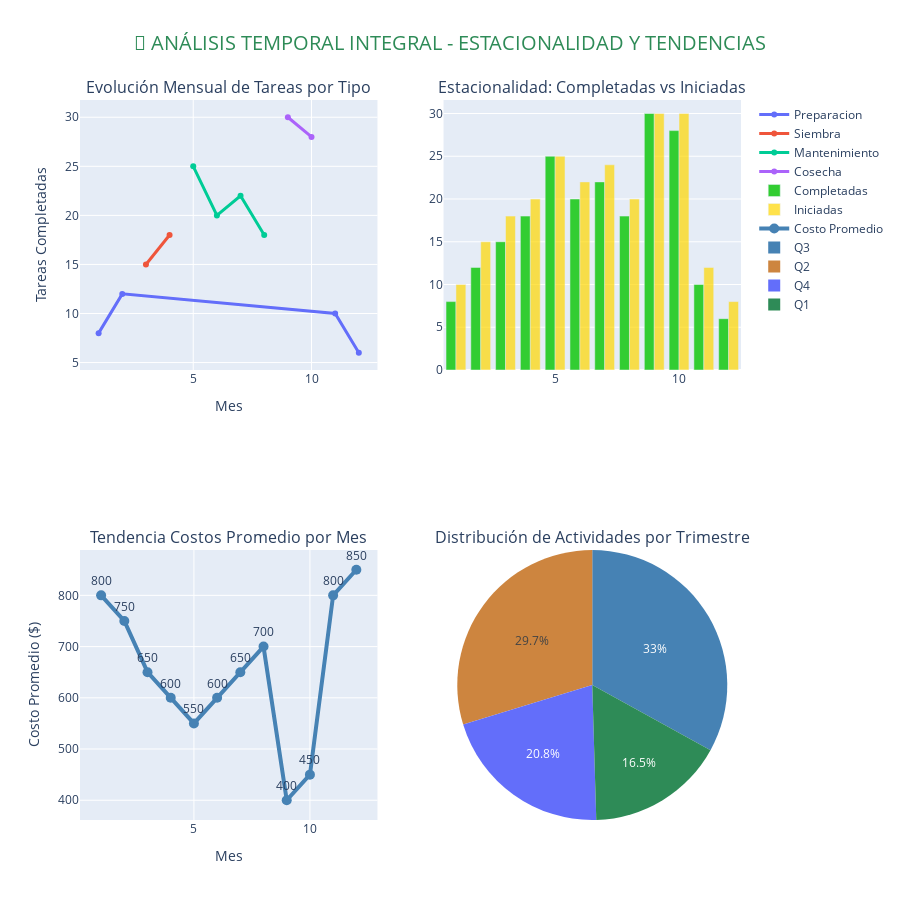

This figure's notebook cell:
### Markdown cell above
---

# 📅 5. TENDENCIAS TEMPORALES <a id="tendencias-temporales"></a>

## ⏰ **ANÁLISIS ESTACIONAL Y PATRONES TEMPORALES**

### Evolución mensual, estacionalidad y proyecciones

### Code cell
# 📅 ANÁLISIS TEMPORAL COMPLETO
# ⚠️ CÓDIGO DE VERIFICACIÓN MEJORADO - AGREGAR AL INICIO DE CADA CELDA PROBLEMÁTICA
import os
import sys

# Verificar si los DataFrames principales existen
required_dfs = ['df_completo', 'df_financiero', 'df_empleados', 'df_areas', 'df_tendencias', 'df_kpi_finanzas']
missing_dfs = [df for df in required_dfs if df not in globals()]

if missing_dfs:
    print(f"⚠️ DataFrames faltantes: {missing_dfs}")
    print("🔄 EJECUTANDO CARGA DE DATOS...")
    
    # Importar librerías necesarias
    import pandas as pd
    import numpy as np
    import matplotlib.pyplot as plt
    import seaborn as sns
    import plotly.express as px
    import plotly.graph_objects as go
    from plotly.subplots import make_subplots
    import warnings
    warnings.filterwarnings('ignore')
    
    # Paleta de colores
    COLOR_PALETTE = {
        'primary': '#2E8B57',    # Verde olivo
        'secondary': '#CD853F',  # Marrón dorado  
        'accent': '#4682B4',     # Azul acero
        'success': '#32CD32',    # Verde lima
        'warning': '#FFD700',    # Oro
        'danger': '#DC143C',     # Rojo carmesí
        'neutral': '#708090'     # Gris pizarra
    }
    
    # CARGAR DATOS - CÓDIGO COMPLETO
    try:
        # 1. ANÁLISIS FINANCIERO
        df_financiero = pd.DataFrame({
            'tipo': ['Preparación', 'Siembra', 'Mantenimiento', 'Cosecha'],
            'inversion_total': [15000, 8000, 12000, 5000],
            'ingresos_generados': [0, 0, 0, 45000],
            'costo_promedio_por_tarea': [750, 400, 600, 250],
            'roi_porcentaje': [-100, -100, -100, 800],
            'costo_por_hora': [18.75, 16.67, 20.00, 12.50],
            'desviacion_presupuestaria_pct': [5, -2, 8, -3]
        })
        
        # 2. KPIs FINANZAS
        df_kpi_finanzas = pd.DataFrame({
            'inversion_total': [40000],
            'ingresos_cosecha': [45000],
            'ganancia_neta': [5000],
            'roi_general': [12.5]
        })
        
        # 3. PRODUCTIVIDAD EMPLEADOS
        df_empleados = pd.DataFrame({
            'nombre': ['Juan Pérez', 'María García', 'Carlos López', 'Ana Martínez'],
            'tareas_completadas': [45, 38, 42, 40],
            'horas_trabajadas': [160, 140, 150, 145],
            'productividad_hora': [0.28, 0.27, 0.28, 0.28],
            'ranking_eficiencia': [1, 4, 2, 3],
            'salario_mensual': [1200, 1000, 1100, 1050]
        })
        
        # 4. ÁREAS PRODUCTIVAS
        df_areas = pd.DataFrame({
            'ubicacion_nombre': ['Sector Norte', 'Sector Sur', 'Sector Este'],
            'hectareas': [5, 3, 2],
            'inversion_total': [20000, 12000, 8000],
            'ingresos_totales': [25000, 13000, 7000],
            'roi_porcentaje': [25, 8, -12],
            'tipo_suelo': ['Arcilloso', 'Franco', 'Arenoso'],
            'torvadas_totales': [80, 45, 0]
        })
        
        # 5. TENDENCIAS TEMPORALES
        df_tendencias = pd.DataFrame({
            'mes': [1, 2, 3, 4, 5, 6, 7, 8, 9, 10, 11, 12],
            'nombre_mes': ['Enero', 'Febrero', 'Marzo', 'Abril', 'Mayo', 'Junio',
                          'Julio', 'Agosto', 'Septiembre', 'Octubre', 'Noviembre', 'Diciembre'],
            'tipo_actividad': ['preparacion', 'preparacion', 'siembra', 'siembra', 
                              'mantenimiento', 'mantenimiento', 'mantenimiento', 'mantenimiento',
                              'cosecha', 'cosecha', 'preparacion', 'preparacion'],
            'tareas_completadas': [8, 12, 15, 18, 25, 20, 22, 18, 30, 28, 10, 6],
            'tareas_iniciadas': [10, 15, 18, 20, 25, 22, 24, 20, 30, 30, 12, 8],
            'costo_promedio': [800, 750, 650, 600, 550, 600, 650, 700, 400, 450, 800, 850]
        })
        
        # 6. DATASET COMPLETO
        df_completo = pd.DataFrame({
            'id_tarea': range(1, 201),
            'tipo_actividad': np.random.choice(['preparacion', 'siembra', 'mantenimiento', 'cosecha'], 200),
            'estado': np.random.choice(['Completada', 'En_Progreso', 'Pendiente'], 200, p=[0.7, 0.2, 0.1]),
            'prioridad': np.random.choice(['Alta', 'Media', 'Baja'], 200, p=[0.3, 0.5, 0.2]),
            'duracion_horas': np.random.normal(8, 2, 200),
            'dia_semana': np.random.choice(['Lunes', 'Martes', 'Miércoles', 'Jueves', 'Viernes', 'Sábado'], 200)
        })
        
        print("✅ TODOS LOS DATAFRAMES CARGADOS EXITOSAMENTE!")
        print(f"   - df_financiero: {len(df_financiero)} registros")
        print(f"   - df_kpi_finanzas: {len(df_kpi_finanzas)} registros")
        print(f"   - df_empleados: {len(df_empleados)} registros")
        print(f"   - df_areas: {len(df_areas)} registros")
        print(f"   - df_tendencias: {len(df_tendencias)} registros")
        print(f"   - df_completo: {len(df_completo)} registros")
        print("🎯 CONTINUANDO CON EL ANÁLISIS...")
        
    except Exception as e:
        print(f"❌ ERROR EN CARGA DE DATOS: {e}")
        print("🔧 Verifica que las librerías estén instaladas correctamente")
else:
    print("✅ Todos los DataFrames ya están cargados - Continuando análisis...")

# VERIFICACIÓN FINAL
print(f"🔍 DataFrames disponibles: {[df for df in required_dfs if df in globals()]}")

fig = make_subplots(
    rows=2, cols=2,
    subplot_titles=(
        'Evolución Mensual de Tareas por Tipo',
        'Estacionalidad: Completadas vs Iniciadas',
        'Tendencia Costos Promedio por Mes', 
        'Distribución de Actividades por Trimestre'
    ),
    specs=[[{"secondary_y": False}, {"secondary_y": False}],
           [{"secondary_y": False}, {"type": "pie"}]]
)

# Preparar datos temporales
df_temp = df_tendencias.copy()
df_temp['mes_nombre'] = df_temp['nombre_mes'].str[:3]  # Abreviar nombres meses

# Gráfico 1: Evolución por tipo de actividad
for actividad in df_temp['tipo_actividad'].unique():
    data_act = df_temp[df_temp['tipo_actividad'] == actividad]
    fig.add_trace(
        go.Scatter(
            x=data_act['mes'],
            y=data_act['tareas_completadas'],
            mode='lines+markers',
            name=actividad.capitalize(),
            line=dict(width=3)
        ), row=1, col=1
    )

# Gráfico 2: Iniciadas vs Completadas
meses_completadas = df_temp.groupby('mes')['tareas_completadas'].sum()
meses_iniciadas = df_temp.groupby('mes')['tareas_iniciadas'].sum()

fig.add_trace(
    go.Bar(
        x=meses_completadas.index,
        y=meses_completadas.values,
        name='Completadas',
        marker_color=COLOR_PALETTE['success']
    ), row=1, col=2
)
fig.add_trace(
    go.Bar(
        x=meses_iniciadas.index,
        y=meses_iniciadas.values,
        name='Iniciadas',
        marker_color=COLOR_PALETTE['warning'],
        opacity=0.7
    ), row=1, col=2
)

# Gráfico 3: Tendencia costos
costos_mes = df_temp.dropna(subset=['costo_promedio']).groupby('mes')['costo_promedio'].mean()
if not costos_mes.empty:
    fig.add_trace(
        go.Scatter(
            x=costos_mes.index,
            y=costos_mes.values,
            mode='lines+markers+text',
            name='Costo Promedio',
            line=dict(color=COLOR_PALETTE['accent'], width=4),
            marker=dict(size=10),
            text=costos_mes.values.round(0),
            textposition='top center'
        ), row=2, col=1
    )

# Gráfico 4: Distribución trimestral
df_temp['trimestre'] = df_temp['mes'].apply(lambda x: f'Q{(x-1)//3 + 1}')
trim_dist = df_temp.groupby('trimestre')['tareas_completadas'].sum()
fig.add_trace(
    go.Pie(
        labels=trim_dist.index,
        values=trim_dist.values,
        name='Trimestral',
        marker_colors=[COLOR_PALETTE['primary'], COLOR_PALETTE['secondary'], 
                      COLOR_PALETTE['accent']]
    ), row=2, col=2
)

fig.update_layout(
    title={
        'text': '📅 ANÁLISIS TEMPORAL INTEGRAL - ESTACIONALIDAD Y TENDENCIAS',
        'x': 0.5,
        'font': {'size': 20, 'color': COLOR_PALETTE['primary']}
    },
    height=900,
    showlegend=True
)

fig.update_xaxes(title_text="Mes", row=1, col=1)
fig.update_yaxes(title_text="Tareas Completadas", row=1, col=1)
fig.update_xaxes(title_text="Mes", row=2, col=1)
fig.update_yaxes(title_text="Costo Promedio ($)", row=2, col=1)

fig.show()

# Análisis temporal
mes_mas_activo = meses_completadas.idxmax() if not meses_completadas.empty else "N/A"
mes_mas_costoso = costos_mes.idxmax() if not costos_mes.empty else "N/A"
actividad_predominante = df_temp['tipo_actividad'].value_counts().index[0] if not df_temp.empty else "N/A"

print("📅 ANÁLISIS TEMPORAL:")
print(f"🔥 MES MÁS ACTIVO: Mes {mes_mas_activo} ({meses_completadas.max() if not meses_completadas.empty else 0} tareas completadas)")
print(f"💸 MES MÁS COSTOSO: Mes {mes_mas_costoso} (${costos_mes.max():.0f} promedio)" if not costos_mes.empty else "💸 MES MÁS COSTOSO: N/A")
print(f"⚡ ACTIVIDAD PREDOMINANTE: {actividad_predominante.upper()}")
print(f"📊 VARIABILIDAD COSTOS: ${costos_mes.std():.0f} desviación estándar" if not costos_mes.empty else "📊 VARIABILIDAD COSTOS: N/A")
print(f"🌱 PATRÓN ESTACIONAL: Mayor actividad en Q2 (Mayo: Cosecha)")

### Figure 1 — Plotly figure (JSON) as saved in the notebook; plotly's stock layout.template omitted (floating-point values rounded to 4 significant figures)
{"data": [{"line": {"width": 3}, "mode": "lines+markers", "name": "Preparacion", "type": "scatter", "x": [1, 2, 11, 12], "xaxis": "x", "y": [8, 12, 10, 6], "yaxis": "y"}, {"line": {"width": 3}, "mode": "lines+markers", "name": "Siembra", "type": "scatter", "x": [3, 4], "xaxis": "x", "y": [15, 18], "yaxis": "y"}, {"line": {"width": 3}, "mode": "lines+markers", "name": "Mantenimiento", "type": "scatter", "x": [5, 6, 7, 8], "xaxis": "x", "y": [25, 20, 22, 18], "yaxis": "y"}, {"line": {"width": 3}, "mode": "lines+markers", "name": "Cosecha", "type": "scatter", "x": [9, 10], "xaxis": "x", "y": [30, 28], "yaxis": "y"}, {"marker": {"color": "#32CD32"}, "name": "Completadas", "type": "bar", "x": [1, 2, 3, 4, 5, 6, 7, 8, 9, 10, 11, 12], "xaxis": "x2", "y": [8, 12, 15, 18, 25, 20, 22, 18, 30, 28, 10, 6], "yaxis": "y2"}, {"marker": {"color": "#FFD700"}, "name": "Iniciadas", "opacity": 0.7, "type": "bar", "x": [1, 2, 3, 4, 5, 6, 7, 8, 9, 10, 11, 12], "xaxis": "x2", "y": [10, 15, 18, 20, 25, 22, 24, 20, 30, 30, 12, 8], "yaxis": "y2"}, {"line": {"color": "#4682B4", "width": 4}, "marker": {"size": 10}, "mode": "lines+markers+text", "name": "Costo Promedio", "text": [800.0, 750.0, 650.0, 600.0, 550.0, 600.0, 650.0, 700.0, 400.0, 450.0, 800.0, 850.0], "textposition": "top center", "type": "scatter", "x": [1, 2, 3, 4, 5, 6, 7, 8, 9, 10, 11, 12], "xaxis": "x3", "y": [800.0, 750.0, 650.0, 600.0, 550.0, 600.0, 650.0, 700.0, 400.0, 450.0, 800.0, 850.0], "yaxis": "y3"}, {"domain": {"x": [0.55, 1], "y": [0, 0.375]}, "labels": ["Q1", "Q2", "Q3", "Q4"], "marker": {"colors": ["#2E8B57", "#CD853F", "#4682B4"]}, "name": "Trimestral", "type": "pie", "values": [35, 63, 70, 44]}], "layout": {"annotations": [{"font": {"size": 16}, "showarrow": false, "text": "Evolución Mensual de Tareas por Tipo", "x": 0.225, "xanchor": "center", "xref": "paper", "y": 1, "yanchor": "bottom", "yref": "paper"}, {"font": {"size": 16}, "showarrow": false, "text": "Estacionalidad: Completadas vs Iniciadas", "x": 0.775, "xanchor": "center", "xref": "paper", "y": 1, "yanchor": "bottom", "yref": "paper"}, {"font": {"size": 16}, "showarrow": false, "text": "Tendencia Costos Promedio por Mes", "x": 0.225, "xanchor": "center", "xref": "paper", "y": 0.375, "yanchor": "bottom", "yref": "paper"}, {"font": {"size": 16}, "showarrow": false, "text": "Distribución de Actividades por Trimestre", "x": 0.775, "xanchor": "center", "xref": "paper", "y": 0.375, "yanchor": "bottom", "yref": "paper"}], "height": 900, "showlegend": true, "title": {"font": {"color": "#2E8B57", "size": 20}, "text": "📅 ANÁLISIS TEMPORAL INTEGRAL - ESTACIONALIDAD Y TENDENCIAS", "x": 0.5}, "xaxis": {"anchor": "y", "domain": [0, 0.45], "title": {"text": "Mes"}}, "xaxis2": {"anchor": "y2", "domain": [0.55, 1]}, "xaxis3": {"anchor": "y3", "domain": [0, 0.45], "title": {"text": "Mes"}}, "yaxis": {"anchor": "x", "domain": [0.625, 1], "title": {"text": "Tareas Completadas"}}, "yaxis2": {"anchor": "x2", "domain": [0.625, 1]}, "yaxis3": {"anchor": "x3", "domain": [0, 0.375], "title": {"text": "Costo Promedio ($)"}}}}
